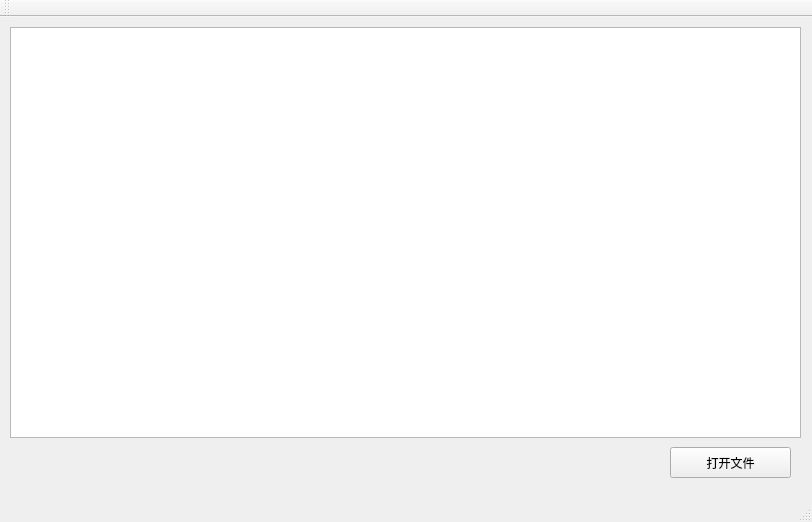
<?xml version="1.0" encoding="UTF-8"?>
<ui version="4.0">
 <class>MainWindow</class>
 <widget class="QMainWindow" name="MainWindow">
  <property name="geometry">
   <rect>
    <x>0</x>
    <y>0</y>
    <width>812</width>
    <height>522</height>
   </rect>
  </property>
  <property name="windowTitle">
   <string>MainWindow</string>
  </property>
  <widget class="QWidget" name="centralWidget">
   <widget class="QTextEdit" name="textEdit">
    <property name="geometry">
     <rect>
      <x>10</x>
      <y>10</y>
      <width>791</width>
      <height>411</height>
     </rect>
    </property>
   </widget>
   <widget class="QPushButton" name="btnOpenFile">
    <property name="geometry">
     <rect>
      <x>670</x>
      <y>430</y>
      <width>121</width>
      <height>31</height>
     </rect>
    </property>
    <property name="text">
     <string>打开文件</string>
    </property>
   </widget>
  </widget>
  <widget class="QMenuBar" name="menuBar">
   <property name="geometry">
    <rect>
     <x>0</x>
     <y>0</y>
     <width>812</width>
     <height>23</height>
    </rect>
   </property>
  </widget>
  <widget class="QToolBar" name="mainToolBar">
   <attribute name="toolBarArea">
    <enum>TopToolBarArea</enum>
   </attribute>
   <attribute name="toolBarBreak">
    <bool>false</bool>
   </attribute>
  </widget>
  <widget class="QStatusBar" name="statusBar"/>
 </widget>
 <layoutdefault spacing="6" margin="11"/>
 <resources/>
 <connections/>
</ui>
